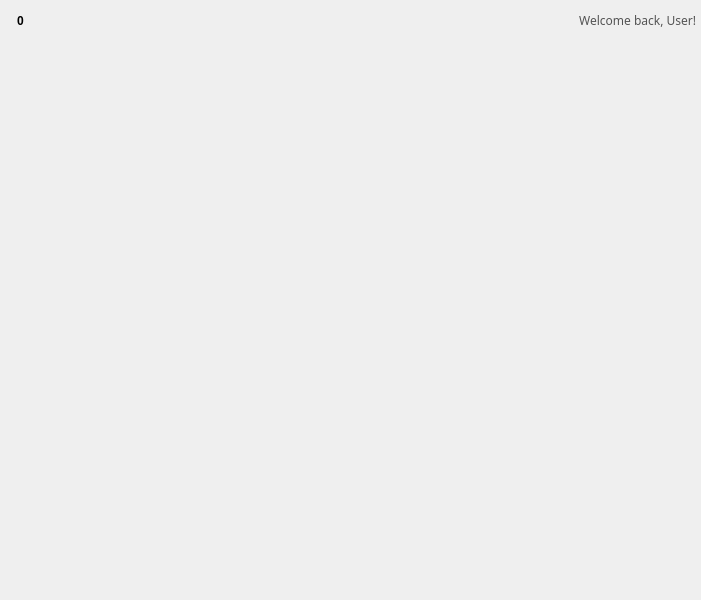
<?xml version="1.0" encoding="UTF-8"?>
<ui version="4.0">
 <class>AquariumsWindow</class>
 <widget class="QMainWindow" name="AquariumsWindow">
  <property name="geometry">
   <rect>
    <x>0</x>
    <y>0</y>
    <width>701</width>
    <height>600</height>
   </rect>
  </property>
  <property name="windowTitle">
   <string>MainWindow</string>
  </property>
  <widget class="QWidget" name="centralwidget">
   <widget class="QLabel" name="statusBar">
    <property name="geometry">
     <rect>
      <x>0</x>
      <y>0</y>
      <width>701</width>
      <height>41</height>
     </rect>
    </property>
    <property name="styleSheet">
     <string notr="true">#statusBar
{
	background-color: qlineargradient(spread:pad, x1:0.517045, 			y1:1, x2:0.517045, y2:0, stop:0 rgba(220, 220, 220, 255), 			stop:0.511364 rgba(230, 230, 230, 255), stop:1 rgba(220, 220, 	220, 255));
}</string>
    </property>
    <property name="text">
     <string/>
    </property>
   </widget>
   <widget class="QLabel" name="notificationsIcon">
    <property name="geometry">
     <rect>
      <x>0</x>
      <y>0</y>
      <width>41</width>
      <height>41</height>
     </rect>
    </property>
    <property name="font">
     <font>
      <weight>75</weight>
      <bold>true</bold>
     </font>
    </property>
    <property name="styleSheet">
     <string notr="true">#notificationsBackground
{
	background-color: qlineargradient(spread:pad, x1:0.528409, 			y1:1, x2:0.534091, y2:0, stop:0 rgba(95, 174, 255, 255), stop:		1 rgba(137, 215, 255, 255));
	border-radius: 12px;
	margin: 8px;
	color: white;
}</string>
    </property>
    <property name="text">
     <string>0</string>
    </property>
    <property name="alignment">
     <set>Qt::AlignCenter</set>
    </property>
   </widget>
   <widget class="QLabel" name="welcomeLabel">
    <property name="geometry">
     <rect>
      <x>540</x>
      <y>0</y>
      <width>161</width>
      <height>41</height>
     </rect>
    </property>
    <property name="font">
     <font>
      <family>Algerian</family>
      <pointsize>9</pointsize>
      <weight>50</weight>
      <bold>false</bold>
     </font>
    </property>
    <property name="styleSheet">
     <string notr="true">#welcomeLabel
{
	margin-right: 2px;
	color: rgb(84, 84, 84);
}</string>
    </property>
    <property name="text">
     <string>Welcome back, User!</string>
    </property>
    <property name="alignment">
     <set>Qt::AlignRight|Qt::AlignTrailing|Qt::AlignVCenter</set>
    </property>
   </widget>
  </widget>
 </widget>
 <resources/>
 <connections/>
</ui>
